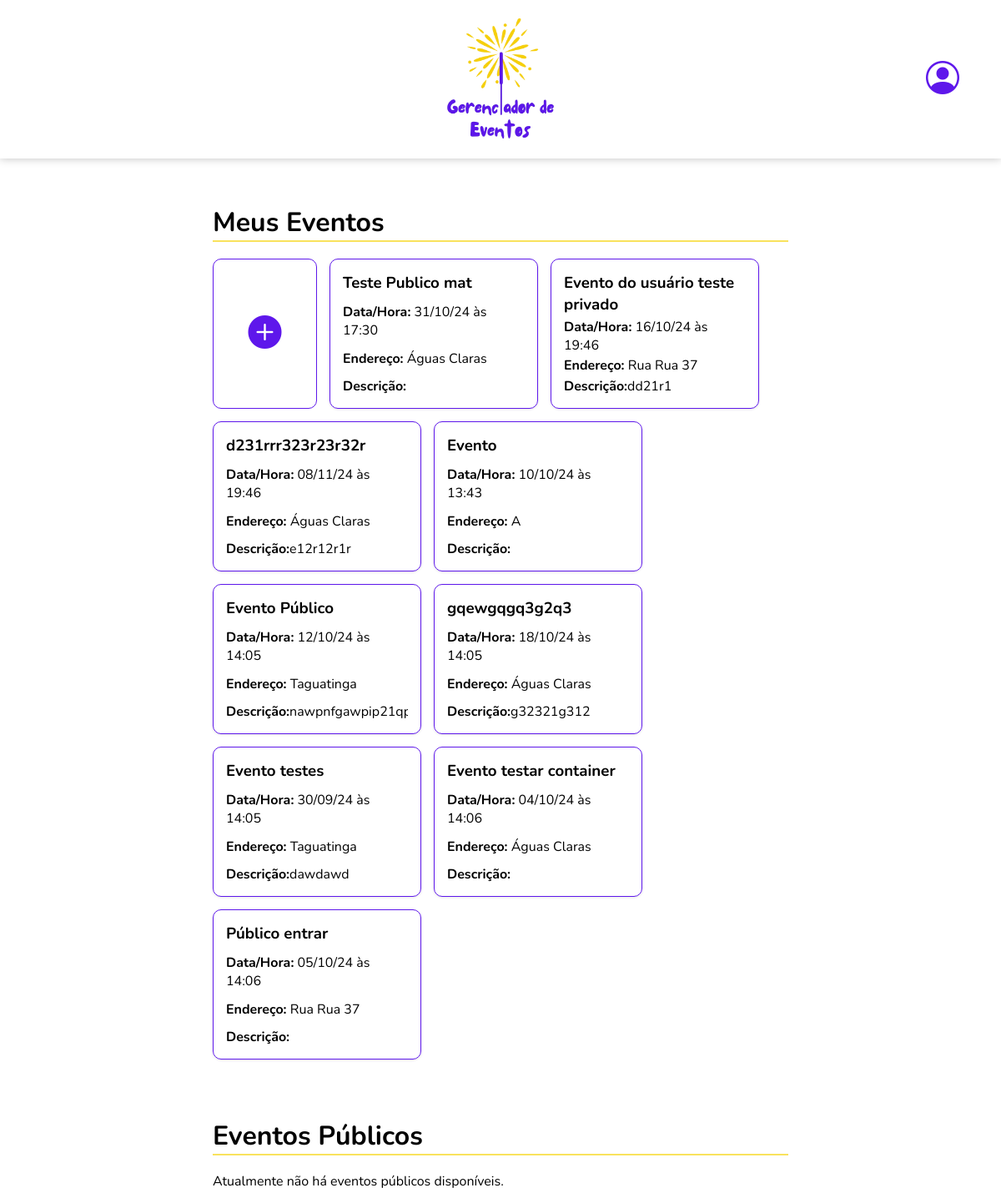
/usuarios/principal/ (signed in), run on an earlier commit of the app's database.
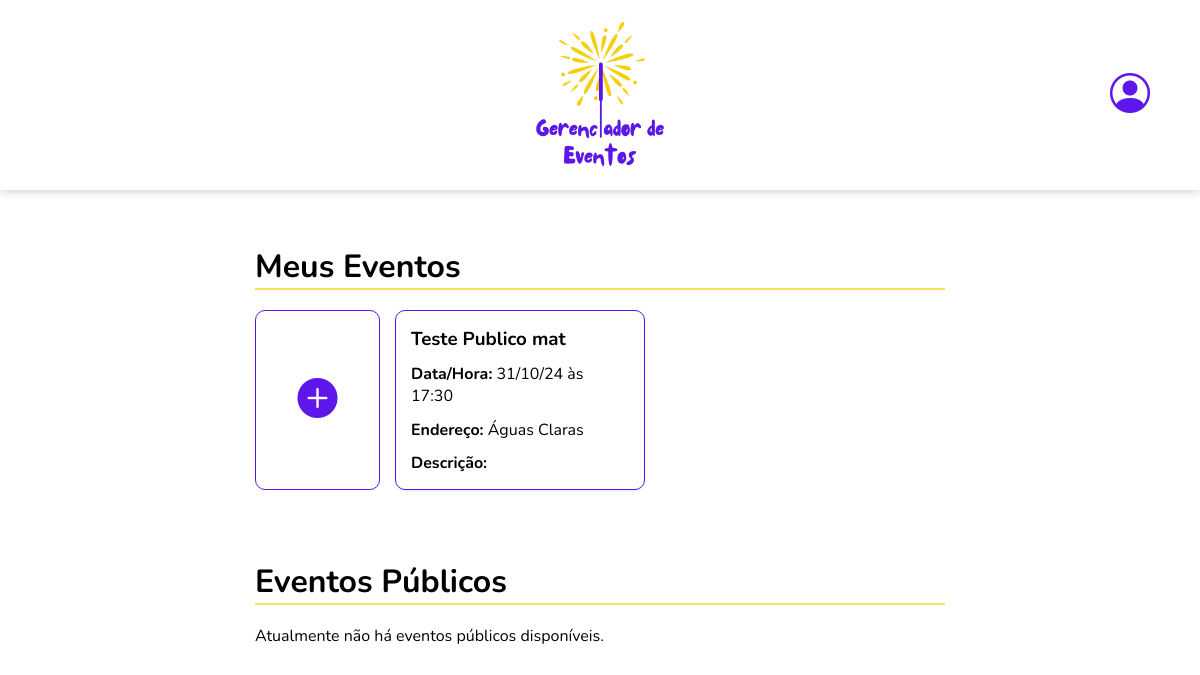
And on a later commit of the database.
### eventos/models.py (models this page shows)
class Evento(models.Model):
    nome = models.CharField(max_length=100)
    data_hora = models.DateTimeField()
    endereco = models.CharField(max_length=255)
    descricao = models.TextField(blank=True, null=True)
    limite_convidados = models.PositiveIntegerField()
    visibilidade = models.CharField(max_length=7, choices=[('publico', 'Público'), ('privado', 'Privado')])
    criador = models.ForeignKey(Usuario, on_delete=models.CASCADE)
    convidados = models.ManyToManyField(Usuario, related_name='eventos_inscritos', blank=True)

### usuarios/views.py (the view)
# urls.py: path('principal/', views.pagina_principal, name='pagina_principal'),
@login_required
def pagina_principal(request):
    eventos_usuario = Evento.objects.filter(
        Q(criador=request.user) | Q(convidados=request.user)
    ).distinct()
    eventos_publicos = Evento.objects.filter(visibilidade='publico').exclude(
        Q(convidados=request.user) | Q(criador=request.user)
    )
    context = {
        'eventos_usuario': eventos_usuario,  # Meus eventos (criados ou inscritos)
        'eventos_publicos': eventos_publicos,  # Eventos públicos (não inscritos)
    }
    return render(request, 'usuarios/pagina_principal.html', context)

### usuarios/templates/usuarios/pagina_principal.html (shortened to what this page needs)
<!DOCTYPE html>
<html lang="pt-br">
<head>
    <link rel="stylesheet" href="https://cdn.jsdelivr.net/npm/bootstrap-icons/font/bootstrap-icons.css">
    {% load static %}
    <link rel="stylesheet" href="{% static 'css/pagina_principal.css' %}">
</head>
<body>
    <header>
        <img src="{% static 'images/event-manager.png' %}" alt="Logo Gerenciador de Eventos">
        <a href="{% url 'perfil_usuario' %}" class="btn-perfil">
            <i class="bi bi-person-circle"></i>
        </a>
    </header>
    <div class="section">
        <h1>Meus Eventos</h1>
        <hr class="hr-eventos">
        <div class="meus-eventos">
            <a href="{% url 'criar_evento' %}" class="create-event-btn">
                <i class="bi bi-plus-circle-fill"></i>
            </a>
            {% for evento in eventos_usuario %}
                <a href="{% url 'detalhes_evento' evento.id %}" class="event-card-link">
                    <div class="event-card">
                        <h3>{{ evento.nome }}</h3>
                        <p><strong>Data/Hora:</strong> {{ evento.data_hora|date:"d/m/y \à\s H:i" }}</p>
                        <p><strong>Endereço:</strong> {{ evento.endereco }}</p>
                        <p class="descricao"><strong>Descrição:</strong> {{ evento.descricao }}</p>
                    </div>
                </a>
            {% endfor %}
        </div>
    </div>
    <div class="section eventos-publicos-section">
        <h1>Eventos Públicos</h1>
        <hr class="hr-eventos">
        <div class="eventos-publicos">
            {% if eventos_publicos %}
                {% for evento in eventos_publicos %}
                    <a href="{% url 'detalhes_evento' evento.id %}" class="event-card-link">
                        <div class="event-card">
                            <h3>{{ evento.nome }}</h3>
                            <p><strong>Criador:</strong> {{ evento.criador.username }}</p>
                            <p><strong>Data/Hora:</strong> {{ evento.data_hora|date:"d/m/y \à\s H:i" }}</p>
                            <p><strong>Endereço:</strong> {{ evento.endereco }}</p>
                            <p class="descricao"><strong>Descrição:</strong> {{ evento.descricao }}</p>
                        </div>
                    </a>
                {% endfor %}
            {% else %}
                <p>Atualmente não há eventos públicos disponíveis.</p>
            {% endif %}
        </div>
    </div>
</body>
</html>

### usuarios/static/css/pagina_principal.css (style rules this page uses)
* { margin: 0; padding: 0; box-sizing: border-box; }
body { font-family: 'Nunito', sans-serif; background-color: #ffffff; margin: 0; }
header { display: flex; justify-content: center; align-items: center; position: relative; padding: 20px; box-shadow: 0 0 10px rgba(0, 0, 0, 0.250); }
header img { display: block; width: 150px; margin: auto; }
.btn-perfil { position: absolute; right: 50px; color: #5E17EB; font-size: 24px; text-decoration: none; transition: 0.3s; }
i { font-size: 40px; }
.section { width: 60%; margin: auto; margin-top: 40px; padding: 15px; }
.hr-eventos { margin-bottom: 20px; border: 1px solid #f6d30ba9; }
.meus-eventos, .eventos-publicos { display: flex; flex-wrap: wrap; gap: 15px; }
.create-event-btn { display: flex; align-items: center; justify-content: center; width: 125px; height: 180px; color: #5E17EB; border: 1px solid #5E17EB; border-radius: 10px; transition: 0.3s; }
.create-event-btn i { font-size: 40px; }
.event-card-link { text-decoration: none; color: black; transition: 0.3s; }
.meus-eventos .event-card, .eventos-publicos .event-card { width: 250px; height: 180px; padding: 15px; box-shadow: 0 1px 3px rgba(0, 0, 0, 0.1); border: 1px solid #5E17EB; border-radius: 10px; display: flex; flex-direction: column; justify-content: space-between; overflow: hidden; }
.event-card p.descricao { display: -webkit-box; line-clamp: 2; -webkit-box-orient: vertical; overflow: hidden; text-overflow: ellipsis; white-space: normal; }

What changed in the data, as far as the page shows it:
removed Evento: nome "Evento do usuário teste privado", data_hora "16/10/24 às 19:46", endereco "Rua Rua 37", descricao "dd21r1"
removed Evento: nome "d231rrr323r23r32r", data_hora "08/11/24 às 19:46", endereco "Águas Claras", descricao "e12r12r1r"
removed Evento: nome "Evento", data_hora "10/10/24 às 13:43", endereco "A"
removed Evento: nome "Evento Público", data_hora "12/10/24 às 14:05", endereco "Taguatinga", descricao "nawpnfgawpip21…"
removed Evento: nome "gqewgqgq3g2q3", data_hora "18/10/24 às 14:05", endereco "Águas Claras", descricao "g32321g312"
removed Evento: nome "Evento testes", data_hora "30/09/24 às 14:05", endereco "Taguatinga", descricao "dawdawd"
removed Evento: nome "Evento testar container", data_hora "04/10/24 às 14:06", endereco "Águas Claras"
removed Evento: nome "Público entrar", data_hora "05/10/24 às 14:06", endereco "Rua Rua 37"
